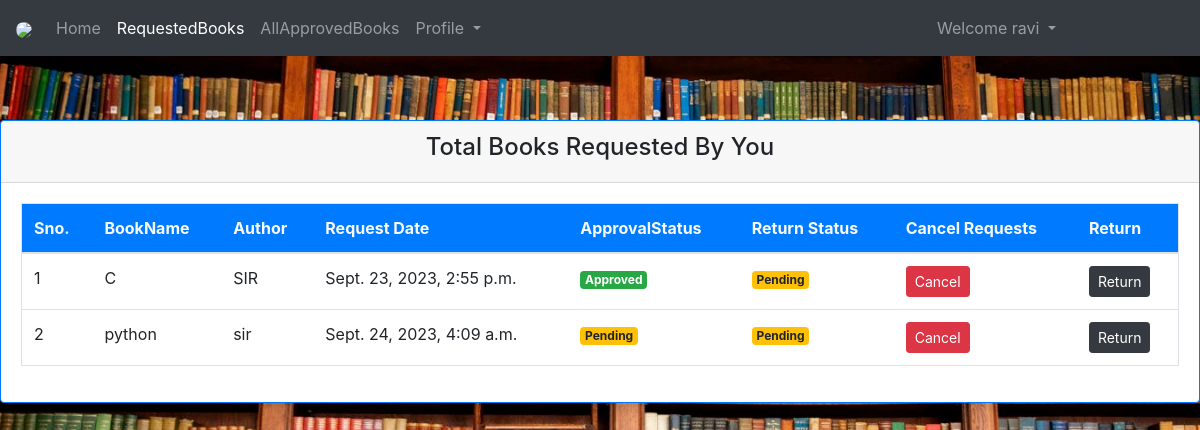
/requestedbooks/ (signed in), run on the app's committed database.
### LibraryApp/models.py (models this page shows)
class User(AbstractUser):
	c=[
	   ('0','Guest'),
	   ('1','Student'),
	   ('2','Librarian'),
	]
	role_type = models.CharField(max_length=5,choices=c,default='0')
	sid = models.CharField(max_length=15)
	has_stregister = models.BooleanField(default=False)
	has_adregister = models.BooleanField(default=False)

class BookRequest(models.Model):
	c=[
		('Pending','Pending'),
    	('Returned','Returned')
	]
	book = models.ForeignKey(AddBook,on_delete=models.CASCADE)
	due_date = models.DateTimeField(null=True,blank=True)
	requested_by = models.ForeignKey(settings.AUTH_USER_MODEL,on_delete=models.CASCADE,default='')
	requested_by_student = models.ForeignKey(settings.AUTH_USER_MODEL, on_delete=models.CASCADE, related_name='book_requests_made',null=True)
	return_status = models.CharField(max_length=20,choices=c,default='Pending')
	request_date = models.DateTimeField(auto_now_add=True)
	approved_date = models.DateTimeField(null=True, blank=True)
	fine_amount = models.DecimalField(max_digits=8,decimal_places=2,default=0)
	return_date = models.DateTimeField(null=True, blank=True)
	status_to_approve = models.CharField(max_length=20, choices=(
        ('Pending', 'Pending'),
        ('Approved', 'Approved'),
        ('Rejected', 'Rejected')
    ), default='Pending')

class AddBook(models.Model):
	bname = models.CharField(max_length=100,null=True,blank=True)
	authname = models.CharField(max_length=100,null=True,blank=True)
	bstatus = models.BooleanField(default=False)
	description = models.CharField(max_length=150,null=True,blank=True)
	ncopies = models.PositiveIntegerField(default=1)

### LibraryApp/views.py (the view)
# urls.py: path('requestedbooks/',views.requestedbooks,name='requestedbooks'),
def requestedbooks(request):
    d = BookRequest.objects.filter(requested_by = request.user)
    aprove = BookRequest.objects.filter(requested_by = request.user,status_to_approve = 'Approved')
    book_fine = BookRequest.objects.filter(
        requested_by_student=request.user,
        status_to_approve='Approved',
        return_status='Returned'
    )
    approved_books = BookRequest.objects.filter(
        requested_by_student=request.user,
        status_to_approve='Approved'
    )
    all_books_returned = all(book.return_status == 'Returned' for book in approved_books)
    total = total_fine(book_fine)
    return render(request,'html/requestedbooks.html',{'book_requests' : d})

### LibraryApp/views.py (called while the page is built)
def total_fine(book_fine):
    t = 0
    for i in book_fine:
        t += i.fine_amount
    return t

### templates/html/requestedbooks.html (shortened to what this page needs)
{% extends 'html/base.html' %}
{% block content %}
<br><br><br><br>
<div class="card mt-4 shadow border rounded border-primary">
    <div class="card-header">
        <h4 class="text-center"> Total Books Requested By You</h4>
    </div>
    <div class="card-body">
        {% if book_requests %}
            <table class="table table-hover border ">
                <thead class="text-light bg-primary">
                    <tr>
                        <th>Sno.</th>
                        <th>BookName</th>
                        <th>Author</th>
                        <th>Request Date</th>
                        <th>ApprovalStatus</th>
                        <th>Return Status</th>
                        <th>Cancel Requests</th>
                        <th>Return</th>
                    </tr>
                </thead>
                <tbody>
                    {% for request in book_requests %}
                    <tr>
                        <td>{{forloop.counter}}</td>
                        <td>{{ request.book.bname }}</td>
                        <td>{{ request.book.authname }}</td>
                        <td>{{ request.request_date }}</td>
                        <td>
                            {% if request.status_to_approve == 'Pending' %}
                                <span class="badge badge-warning">Pending</span>
                            {% elif request.status_to_approve == 'Approved' %}
                                <span class="badge badge-success">Approved</span>
                            {% elif request.status_to_approve == 'Rejected' %}
                                <span class="badge badge-danger">Rejected</span>
                            {% endif %}
                        </td>
                        <td>
                            {% if request.return_status == 'Pending' %}
                                <span class="badge badge-warning">Pending</span>
                            {% elif request.return_status == 'Returned' %}
                                <span class="badge badge-success">Returned</span>
                            {% endif %}
                        </td>
                        <td>
                            {% if request.status_to_approve == 'Approved' %}
                            <button type="button" class="btn btn-danger btn-sm" data-toggle="modal" data-target="#confirmCancelModal{{ request.id }}">
                                Cancel
                            </button>
                            {% else %}
                            <button type="button" class="btn btn-danger btn-sm" data-toggle="modal" data-target="#confirmCancelModal{{ request.id }}">
                                Cancel
                            </button>
                            {% endif %}
                        </td>
                        <td>
                            {% if request.return_status == 'Pending' %}
                            <button type="button" class="btn btn-dark btn-sm" data-toggle="modal" data-target="#returnModal{{ forloop.counter }}">
                                Return
                            </button>
                            {% else %}
                                <span class="badge badge-success">Returned</span>
                            {% endif %}
                        </td>
                    </tr>
                    {% endfor %}
                </tbody>
            </table>
        {% else %}
            <h1>No books have been requested by you</h1>
        {% endif %}
    </div>
</div>
{% endblock %}

### templates/html/navbar.html (shortened to what this page needs)
{% load static %}
<nav class="navbar navbar-expand-md bg-dark navbar-dark fixed-top">
  <a class="navbar-brand" href="{% url 'hm' %}">
    <img src="{% static 'images/library1.jpg' %}" class="rounded-circle" style="width:50px">
  </a>
  <div class="collapse navbar-collapse" id="collapsibleNavbar">
    <ul class="navbar-nav">
      {% if not user.is_authenticated %}
      <li class="nav-item">
        <a class="nav-link nav-link {% if request.path == '/' %}active{% endif %}" href="{% url 'hm' %}">Home</a>
      </li>
      <li class="nav-item">
        <a class="nav-link nav-link {% if request.path == '/abt/' %}active{% endif %}" href="{% url 'abt' %}">AboutUs</a>
      </li>
      <li class="nav-item">
        <a class="nav-link nav-link {% if request.path == '/cnt/' %}active{% endif %}" href="{% url 'cnt' %}">ContactUs</a>
      </li>
      <li class="nav-item">
        <a class="nav-link {% if request.path == '/reg/' %}active{% endif %}" href="{% url 'reg' %}">Registration</a>
      </li>
      {% else %}
      <li class="nav-item">
        <a class="nav-link nav-link {% if request.path == '/' %}active{% endif %}" href="{% url 'hm' %}">Home</a>
      </li>
      {% if request.user.role_type == '1' %}
      <li class="nav-item">
        <a class="nav-link {% if request.path == '/requestedbooks/' %}active{% endif %}" href="{% url 'requestedbooks' %}">RequestedBooks</a>
      </li>
      <li class="nav-item">
        <a class="nav-link" href="{% url 'stapprovedbooks' %}">AllApprovedBooks</a>
      </li>
      <li class="nav-item">
        <div class="dropdown">
          <a  class="nav-link dropdown-toggle" data-toggle="dropdown">
            Profile
          </a>
        </div>
      </li>
      {% else %}
      <li class="nav-item">
        <a class="nav-link" href="#">Access-Denied</a>
      </li>
      {% endif %}
      {% endif %}
    </ul>
    <ul class="navbar-nav ml-auto" style="margin-right: 120px;">
      {% if user.is_authenticated %}
        <div class="dropdown">
          <a  class="nav-link dropdown-toggle" data-toggle="dropdown">
            Welcome {{request.user.username}}
          </a>
        </div>
      {% else %}
      <li class="nav-item">
        <a class="nav-link {% if request.path == '/lgo/' %}active{% endif %}" href="{% url 'lgo' %}">Login</a>
      </li>
      {% endif %}
    </ul>
  </div>
</nav>

### data on the page
User: user.username "ravi"
BookRequest: book.bname "C", book.authname "SIR", request_date "Sept. 23, 2023, 2:55 p.m.", status_to_approve "Approved", return_status "Pending"
BookRequest: book.bname "python", book.authname "sir", request_date "Sept. 24, 2023, 4:09 a.m.", status_to_approve "Pending", return_status "Pending"
